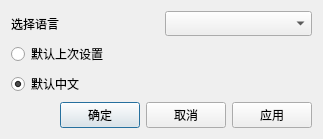
<?xml version="1.0" encoding="UTF-8"?>
<ui version="4.0">
 <class>BCSettingLanguageDlg</class>
 <widget class="QDialog" name="BCSettingLanguageDlg">
  <property name="geometry">
   <rect>
    <x>0</x>
    <y>0</y>
    <width>323</width>
    <height>130</height>
   </rect>
  </property>
  <property name="windowTitle">
   <string>Dialog</string>
  </property>
  <layout class="QVBoxLayout" name="verticalLayout">
   <item>
    <layout class="QHBoxLayout" name="horizontalLayout">
     <item>
      <widget class="QLabel" name="m_pSelectLanguageLabel">
       <property name="font">
        <font>
         <family>微软雅黑</family>
         <pointsize>9</pointsize>
        </font>
       </property>
       <property name="text">
        <string>选择语言</string>
       </property>
      </widget>
     </item>
     <item>
      <widget class="QComboBox" name="comboBox">
       <property name="font">
        <font>
         <family>微软雅黑</family>
         <pointsize>9</pointsize>
        </font>
       </property>
      </widget>
     </item>
    </layout>
   </item>
   <item>
    <widget class="QRadioButton" name="m_pLastSetRadioBtn">
     <property name="minimumSize">
      <size>
       <width>0</width>
       <height>0</height>
      </size>
     </property>
     <property name="font">
      <font>
       <family>微软雅黑</family>
       <pointsize>9</pointsize>
      </font>
     </property>
     <property name="text">
      <string>默认上次设置</string>
     </property>
    </widget>
   </item>
   <item>
    <widget class="QRadioButton" name="m_pDefaultChineseRadioBtn">
     <property name="font">
      <font>
       <family>微软雅黑</family>
       <pointsize>9</pointsize>
      </font>
     </property>
     <property name="text">
      <string>默认中文</string>
     </property>
     <property name="checked">
      <bool>true</bool>
     </property>
    </widget>
   </item>
   <item>
    <layout class="QHBoxLayout" name="horizontalLayout_4">
     <item>
      <spacer name="horizontalSpacer_2">
       <property name="orientation">
        <enum>Qt::Horizontal</enum>
       </property>
       <property name="sizeHint" stdset="0">
        <size>
         <width>40</width>
         <height>20</height>
        </size>
       </property>
      </spacer>
     </item>
     <item>
      <widget class="QPushButton" name="m_pOkBtn">
       <property name="font">
        <font>
         <family>微软雅黑</family>
        </font>
       </property>
       <property name="text">
        <string>确定</string>
       </property>
      </widget>
     </item>
     <item>
      <widget class="QPushButton" name="m_pCancelBtn">
       <property name="font">
        <font>
         <family>微软雅黑</family>
        </font>
       </property>
       <property name="text">
        <string>取消</string>
       </property>
      </widget>
     </item>
     <item>
      <widget class="QPushButton" name="m_pApplyBtn">
       <property name="font">
        <font>
         <family>微软雅黑</family>
        </font>
       </property>
       <property name="text">
        <string>应用</string>
       </property>
      </widget>
     </item>
    </layout>
   </item>
  </layout>
 </widget>
 <resources/>
 <connections/>
</ui>
